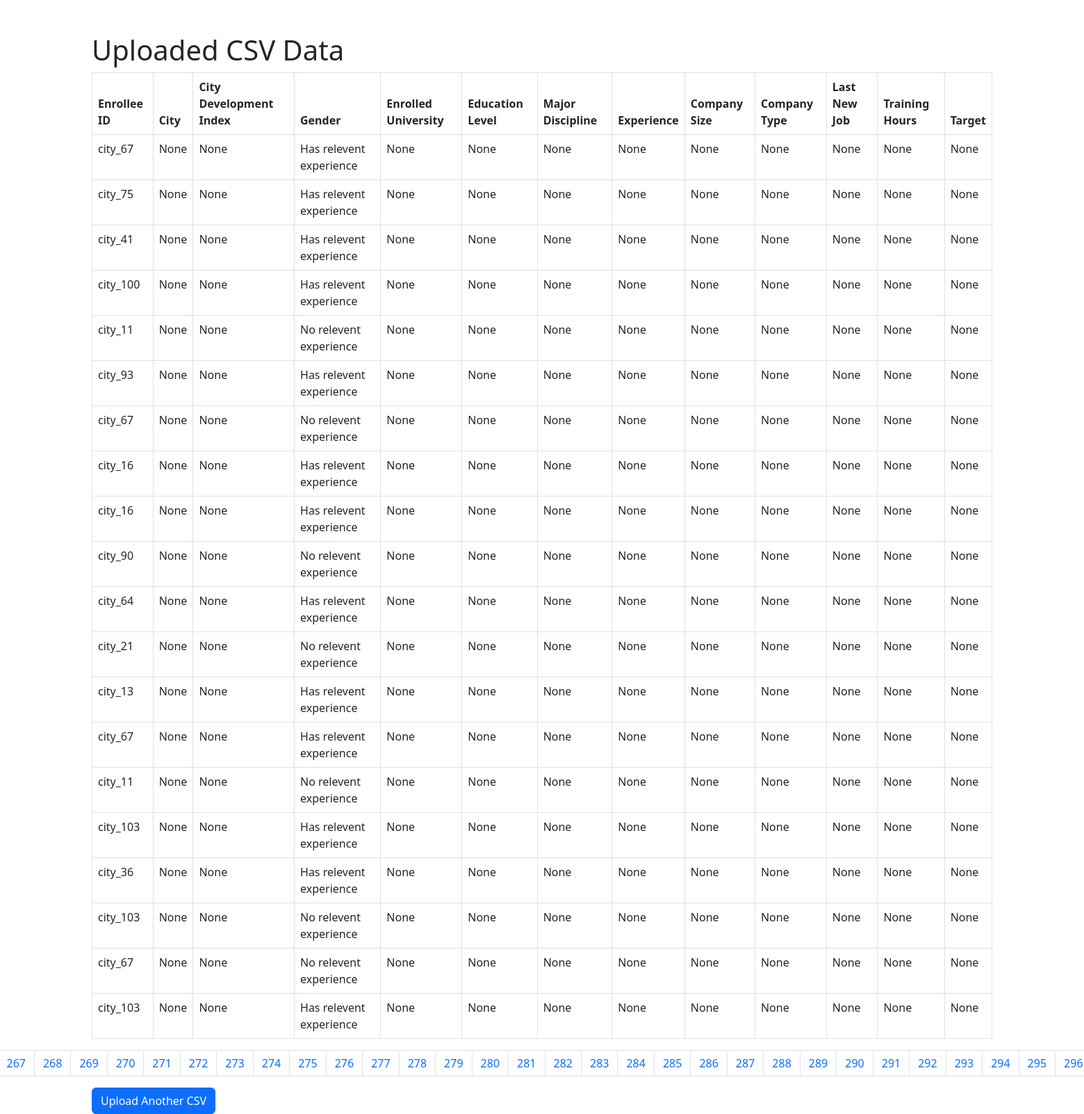
Page /data/?page=4 on the committed database.
### app/models.py (models this page shows, shortened)
class Person(models.Model):
    enrollee_id = models.CharField(max_length=100, blank=True, null=True)
    city = models.CharField(max_length=100, blank=True, null=True)
    city_development_index = models.CharField(max_length=100, blank=True, null=True)
    gender = models.CharField(max_length=10, blank=True, null=True)
    enrolled_university = models.CharField(max_length=100, blank=True, null=True)
    education_level = models.CharField(max_length=100, blank=True, null=True)
    major_discipline = models.CharField(max_length=100, blank=True, null=True)
    experience = models.FloatField(blank=True, null=True)
    company_size = models.CharField(max_length=100, blank=True, null=True)
    company_type = models.CharField(max_length=100, blank=True, null=True)
    last_new_job = models.IntegerField(blank=True, null=True)
    training_hours = models.IntegerField(blank=True, null=True)
    target = models.IntegerField(blank=True, null=True)

### app/views.py (the view)
# urls.py: path('data/', views.display_data, name='display_data'),
def display_data(request):
    people = Person.objects.all()
    paginator = Paginator(people, 20)
    page_number = request.GET.get('page')
    page_obj = paginator.get_page(page_number)
    return render(request, 'display_data.html', {'page_obj': page_obj})

### app/templates/display_data.html (shortened to what this page needs)
<!DOCTYPE html>
<html lang="en">
<head>
    <link href="https://cdn.jsdelivr.net/npm/bootstrap@5.3.0-alpha1/dist/css/bootstrap.min.css" rel="stylesheet">
</head>
<body>
<div class="container mt-5">
    <h1>Uploaded CSV Data</h1>
    {% if page_obj %}
    <table class="table table-bordered table-hover">
        <thead>
            <tr>
                <th>Enrollee ID</th>
                <th>City</th>
                <th>City Development Index</th>
                <th>Gender</th>
                <th>Enrolled University</th>
                <th>Education Level</th>
                <th>Major Discipline</th>
                <th>Experience</th>
                <th>Company Size</th>
                <th>Company Type</th>
                <th>Last New Job</th>
                <th>Training Hours</th>
                <th>Target</th>
            </tr>
        </thead>
        <tbody>
            {% for person in page_obj %}
            <tr>
                <td>{{ person.enrollee_id }}</td>
                <td>{{ person.city }}</td>
                <td>{{ person.city_development_index }}</td>
                <td>{{ person.gender }}</td>
                <td>{{ person.enrolled_university }}</td>
                <td>{{ person.education_level }}</td>
                <td>{{ person.major_discipline }}</td>
                <td>{{ person.experience }}</td>
                <td>{{ person.company_size }}</td>
                <td>{{ person.company_type }}</td>
                <td>{{ person.last_new_job }}</td>
                <td>{{ person.training_hours }}</td>
                <td>{{ person.target }}</td>
            </tr>
            {% empty %}
            <tr>
                <td colspan="13" class="text-center">No data available.</td>
            </tr>
            {% endfor %}
        </tbody>
    </table>
    <nav aria-label="Page navigation">
        <ul class="pagination justify-content-center">
            {% for num in page_obj.paginator.page_range %}
            <li class="page-item {% if page_obj.number == num %}active{% endif %}">
                <a class="page-link" href="?page={{ num }}">{{ num }}</a>
            </li>
            {% endfor %}
        </ul>
    </nav>
    {% else %}
    <div class="alert alert-warning" role="alert">
        No data available. Please upload a CSV file first.
    </div>
    {% endif %}
    <a href="{% url 'main' %}" class="btn btn-primary">Upload Another CSV</a>
</div>
</body>
</html>

### rows in the picture
Person: enrollee_id "city_67", city "None", city_development_index "None", gender "Has relevent experience", enrolled_university "None", education_level "None", major_discipline "None", experience "None", company_size "None", company_type "None", last_new_job "None", training_hours "None", target "None"
Person: enrollee_id "city_75", city "None", city_development_index "None", gender "Has relevent experience", enrolled_university "None", education_level "None", major_discipline "None", experience "None", company_size "None", company_type "None", last_new_job "None", training_hours "None", target "None"
Person: enrollee_id "city_41", city "None", city_development_index "None", gender "Has relevent experience", enrolled_university "None", education_level "None", major_discipline "None", experience "None", company_size "None", company_type "None", last_new_job "None", training_hours "None", target "None"
Person: enrollee_id "city_100", city "None", city_development_index "None", gender "Has relevent experience", enrolled_university "None", education_level "None", major_discipline "None", experience "None", company_size "None", company_type "None", last_new_job "None", training_hours "None", target "None"
Person: enrollee_id "city_11", city "None", city_development_index "None", gender "No relevent experience", enrolled_university "None", education_level "None", major_discipline "None", experience "None", company_size "None", company_type "None", last_new_job "None", training_hours "None", target "None"
Person: enrollee_id "city_93", city "None", city_development_index "None", gender "Has relevent experience", enrolled_university "None", education_level "None", major_discipline "None", experience "None", company_size "None", company_type "None", last_new_job "None", training_hours "None", target "None"
Person: enrollee_id "city_67", city "None", city_development_index "None", gender "No relevent experience", enrolled_university "None", education_level "None", major_discipline "None", experience "None", company_size "None", company_type "None", last_new_job "None", training_hours "None", target "None"
Person: enrollee_id "city_16", city "None", city_development_index "None", gender "Has relevent experience", enrolled_university "None", education_level "None", major_discipline "None", experience "None", company_size "None", company_type "None", last_new_job "None", training_hours "None", target "None"
Person: enrollee_id "city_16", city "None", city_development_index "None", gender "Has relevent experience", enrolled_university "None", education_level "None", major_discipline "None", experience "None", company_size "None", company_type "None", last_new_job "None", training_hours "None", target "None"
Person: enrollee_id "city_90", city "None", city_development_index "None", gender "No relevent experience", enrolled_university "None", education_level "None", major_discipline "None", experience "None", company_size "None", company_type "None", last_new_job "None", training_hours "None", target "None"
Person: enrollee_id "city_64", city "None", city_development_index "None", gender "Has relevent experience", enrolled_university "None", education_level "None", major_discipline "None", experience "None", company_size "None", company_type "None", last_new_job "None", training_hours "None", target "None"
Person: enrollee_id "city_21", city "None", city_development_index "None", gender "No relevent experience", enrolled_university "None", education_level "None", major_discipline "None", experience "None", company_size "None", company_type "None", last_new_job "None", training_hours "None", target "None"
Person: enrollee_id "city_13", city "None", city_development_index "None", gender "Has relevent experience", enrolled_university "None", education_level "None", major_discipline "None", experience "None", company_size "None", company_type "None", last_new_job "None", training_hours "None", target "None"
Person: enrollee_id "city_67", city "None", city_development_index "None", gender "Has relevent experience", enrolled_university "None", education_level "None", major_discipline "None", experience "None", company_size "None", company_type "None", last_new_job "None", training_hours "None", target "None"
Person: enrollee_id "city_11", city "None", city_development_index "None", gender "No relevent experience", enrolled_university "None", education_level "None", major_discipline "None", experience "None", company_size "None", company_type "None", last_new_job "None", training_hours "None", target "None"
Person: enrollee_id "city_103", city "None", city_development_index "None", gender "Has relevent experience", enrolled_university "None", education_level "None", major_discipline "None", experience "None", company_size "None", company_type "None", last_new_job "None", training_hours "None", target "None"
Person: enrollee_id "city_36", city "None", city_development_index "None", gender "Has relevent experience", enrolled_university "None", education_level "None", major_discipline "None", experience "None", company_size "None", company_type "None", last_new_job "None", training_hours "None", target "None"
Person: enrollee_id "city_103", city "None", city_development_index "None", gender "No relevent experience", enrolled_university "None", education_level "None", major_discipline "None", experience "None", company_size "None", company_type "None", last_new_job "None", training_hours "None", target "None"
Person: enrollee_id "city_67", city "None", city_development_index "None", gender "No relevent experience", enrolled_university "None", education_level "None", major_discipline "None", experience "None", company_size "None", company_type "None", last_new_job "None", training_hours "None", target "None"
Person: enrollee_id "city_103", city "None", city_development_index "None", gender "Has relevent experience", enrolled_university "None", education_level "None", major_discipline "None", experience "None", company_size "None", company_type "None", last_new_job "None", training_hours "None", target "None"

### other values in the picture
{{ num }} "267" "268" "269" "270" "271" "272" "273" "274" "275" "276" "277" "278" "279" "280" "281" "282" "283" "284" "285" "286" "287" "288" "289" "290" "291" "292" "293" "294" "295" "296"
